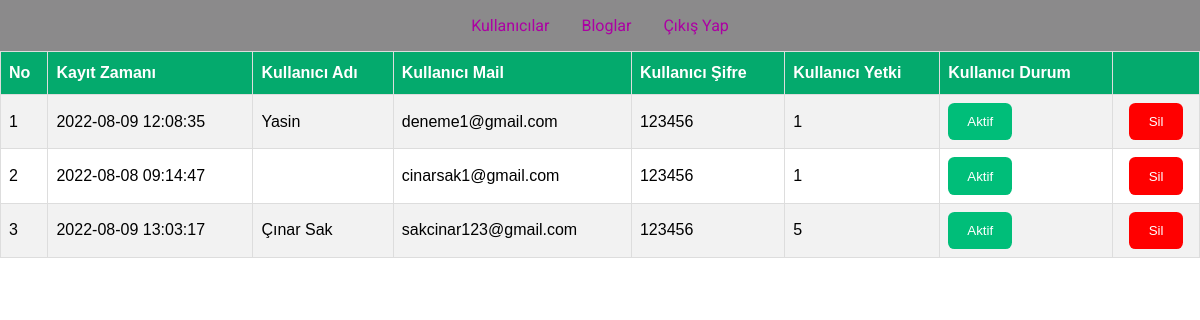
Page /adminPanel/adminUsers.php (signed in) on the committed database.
### tables this page shows
CREATE TABLE `user` (
  `user_id` int(11) NOT NULL,
  `user_time` timestamp NOT NULL DEFAULT current_timestamp() ON UPDATE current_timestamp(),
  `user_username` varchar(50) NOT NULL,
  `user_mail` varchar(50) NOT NULL,
  `user_password` varchar(50) NOT NULL,
  `user_name` varchar(50) NOT NULL,
  `user_gsm` varchar(50) NOT NULL,
  `user_status` enum('0','1') NOT NULL DEFAULT '1',
  `user_access` varchar(50) NOT NULL
);

### adminPanel/adminUsers.php (the view, shortened to what this page needs)
<?php
include "../loginBlog/access.php";
$usersor=$db->prepare("SELECT * FROM user");
$usersor->execute();
?>
<!DOCTYPE html>
<html lang="en">
<head>
    <link rel="stylesheet" href="../css/homepage-navbar.css">
</head>
<body>
    <div class="menu">
        <div class="menu-container">
            <a href="adminUsers.php">Kullanıcılar</a>
            <a href="adminBlogs.php">Bloglar</a>
            <a href="../logout.php">Çıkış Yap</a>
        </div>
    </div>
    <table id="customers">
<tr>
  <th>No</th>
  <th>Kayıt Zamanı</th>
  <th>Kullanıcı Adı</th>
  <th>Kullanıcı Mail</th>
  <th>Kullanıcı Şifre</th>
  <th>Kullanıcı Yetki</th>
  <th>Kullanıcı Durum</th>
  <th></th>
</tr>
<?php
  $say=0;
  while($userCek=$usersor->fetch(PDO::FETCH_ASSOC) ) { $say++; ?>
<tr>
    <td><?php echo $say?></td>
    <td><?php echo $userCek["user_time"]?></td>
    <td><?php echo $userCek["user_name"]?></td>
    <td><?php echo $userCek["user_mail"]?></td>
    <td><?php echo $userCek["user_password"]?></td>
    <td><?php echo $userCek["user_access"]?></td>
    <td>
        <?php
            if ($userCek['user_status']==1) {?>
            <button class="btnStatus">Aktif</button>
            <?php } else {?>
            <button class="btnDelete">Pasif</button>
<?php } ?>
    </td>
    <td><center><a href="../admin/process.php?user_id=<?php echo $userCek["user_id"]?>&adminUserDelete=ok"><button class="btnDelete" >Sil</button></a></center></td>
</tr>
<?php }?>
</table>
</body>
</html>

### css/homepage-navbar.css (style rules this page uses)
body { margin: 0; padding: 0; font-family: 'Roboto', sans-serif }
:root { --input-border: #8b8a8b; --input-focus-h: 245; --input-focus-s: 100%; --input-focus-l: 42%; }
#customers { font-family: Arial, Helvetica, sans-serif; border-collapse: collapse; width: 100%; }
#customers td, #customers th { border: 1px solid #ddd; padding: 8px; }
#customers tr:nth-child(even) { background-color: #f2f2f2; }
#customers th { padding-top: 12px; padding-bottom: 12px; text-align: left; background-color: #04AA6D; color: white; }
tr .btnDelete { background-color: #FF0000; padding: .7rem 1.2rem .7rem 1.2rem; border-radius: .4rem; border: 0; color: #fff; cursor: pointer; transition: 1.2s; }
tr .btnStatus { background-color: #00be79; padding: .7rem 1.2rem .7rem 1.2rem; border-radius: .4rem; border: 0; color: #fff; cursor: pointer; transition: 1.2s; }
.menu-container { display: flex; justify-content: center; background-color: #8b8a8b; }
.menu-container a { margin: 1rem; text-decoration: none; color: #ac01a3; }

### rows in the picture
user: user_time "2022-08-09 12:08:35", user_name "Yasin", user_mail "deneme1@gmail.com", user_password "123456", user_access "1", user_status "Aktif"
user: user_time "2022-08-08 09:14:47", user_mail "cinarsak1@gmail.com", user_password "123456", user_access "1", user_status "Aktif"
user: user_time "2022-08-09 13:03:17", user_name "Çınar Sak", user_mail "sakcinar123@gmail.com", user_password "123456", user_access "5", user_status "Aktif"
